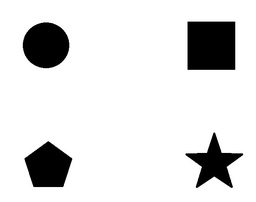
#> input picture distance_transformation.jpg, 256 x 202 px, shrunk from 617 x 486 before the run
$ python distance_transformation.py
#> lines starting #> are read from the running program, lines starting #| are printed output that depends on the picture; after the words box and inside, x2 and y2 are one past the last pixel; in counts of white or black regions, pixels touching at a corner belong together
import cv2
import numpy as np
from matplotlib import pyplot as plt

PATH = "distance_transformation.jpg"
# distance metric
def euclidean_d(a,b):
    return ((a[0]-b[0])**2 + (a[1] - b[1])**2)**0.5
def d4(a,b):
    return abs(a[0]-b[0]) + abs(a[1] - b[1])
def d8(a,b):
    return max(abs(a[0]-b[0]), abs(a[1]-b[1]))
def distance(d_type):
    result = np.zeros((3,3))
    for i in range(3):
        for j in range(3):
            result[i,j] = d_type([i,j],[1,1])
    return result
# import image
img = cv2.imread(PATH, cv2.IMREAD_GRAYSCALE)
#> img is the input picture: shape (202, 256); min 0, max 255, mean 221.8
# to binary image
_,img = cv2.threshold(img, 123, 255, cv2.THRESH_BINARY)
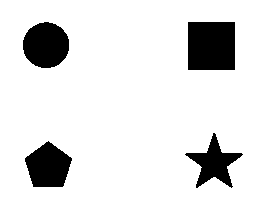
#> img: shape (202, 256); 87.1% white; 4 black regions, box (x1, y1, x2, y2) and area: (188, 22, 235, 70) 2256, (23, 22, 69, 68) 1663, (25, 141, 72, 187) 1522, (185, 133, 243, 188) 1231
dist_transformation = cv2.distanceTransform(img, cv2.DIST_L2, 3).astype(np.uint8)
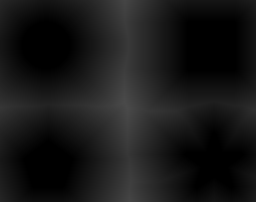
#> dist_transformation: shape (202, 256); min 0, max 74, mean 23.5
# My Transformation
M, N = img.shape
#> M = 202; N = 256
transformed = np.zeros_like(img, dtype='float64')
transformed[np.where(img == 255)] = N + M

al = np.array([[1,1,1],
               [1,0,0],
               [0,0,0]])
br = np.array([[0,0,0],
               [0,0,1],
               [1,1,1]])

# set distance metric
dm = euclidean_d
# add padding
transformed = cv2.copyMakeBorder(transformed, 1, 1, 1, 1, cv2.BORDER_CONSTANT, value=M*N)
while(True):
    flag = False
    # top to bottom, left to right
    for r in range(1, M+1):
        for c in range(1, N+1):
            if transformed[r,c] != 0:
               df = (distance(dm)+transformed[r-1:r+2,c-1:c+2])*al
               df[1,1] = transformed[r,c]
               transformed[r,c] = np.min(df[np.nonzero(df)])
    # bottom to top, right to left
    for r in reversed(range(1,M+1)):
        for c in reversed(range(1,N+1)):
            if transformed[r,c] != 0:
               df = (distance(dm) + transformed[r-1:r+2,c-1:c+2])*br
               df[1,1] = transformed[r,c]
               transformed[r,c] = np.min(df[np.nonzero(df)])
    if np.any(transformed != N+M):
        break
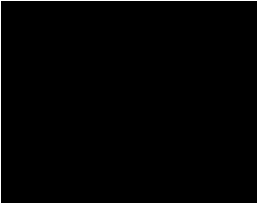
#> transformed: shape (204, 258) float64; min 0, max 51712, mean 928.4; drawn with min black and max white

transformed = transformed[1:M+1,1:N+1].astype(np.uint8)
# transformation comparison
transformed = ((transformed / np.max(transformed)) * 255)
dist_transformation = ((dist_transformation/np.max(dist_transformation))*255).astype(np.uint8)
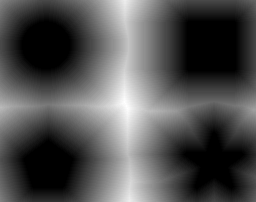
#> dist_transformation: shape (202, 256); min 0, max 255, mean 80.7

cv2.imshow('Original Image',img)
cv2.imshow("my_dist_transformation",transformed.astype(np.uint8))
#> transformed: shape (202, 256) float64
cv2.imshow("dist_transformation",dist_transformation)
cv2.waitKey()
